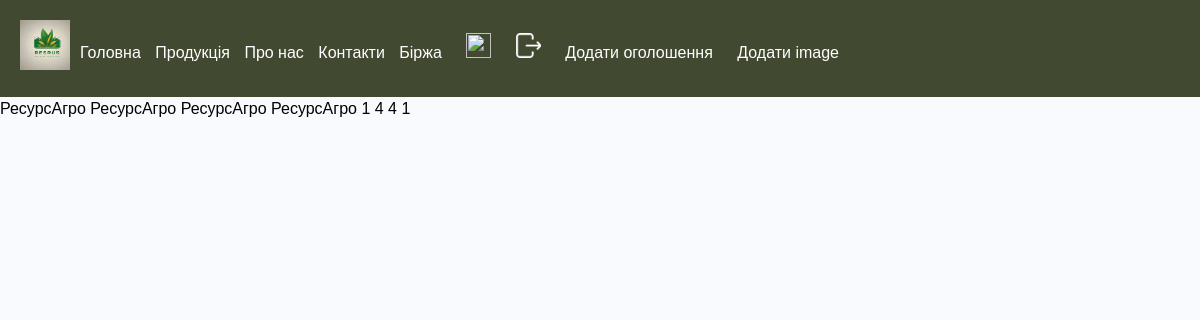
Screenshot of /exchange/not_my_profile/ (signed in) with the database file from the repository.
### exchange/models.py (models this page shows, shortened)
class ExchangePrice(models.Model):
    data=models.DateTimeField('Дата публікації')
    company=models.CharField('Ціна',max_length=230)
    typeOfProposition = models.CharField('Тип пропозиції', max_length=20)
    culture = models.CharField('Культура', max_length=20)
    volume= models.CharField("Об'єм", max_length=20)
    price = models.CharField('Ціна', max_length=230)
    condition = models.CharField("Умови", max_length=20)
    idcheck = models.CharField('ID:', max_length=230, blank=True)

### exchange/views.py (the view)
# urls.py: path('not_my_profile/', views.not_my_profile, name='not_my_profile'),
def not_my_profile (request):
    allmadel = ExchangePrice.objects.all()
    not_my_company_list=[]
    not_my_id_list=[]
    for el in allmadel:
        not_my_company=el.company
        not_my_id=el.idcheck
        not_my_company_list.append(not_my_company)
        not_my_id_list.append(not_my_id)
    print(not_my_id_list)
    print(not_my_company_list)
    return render(request, 'exchange/not_my_profile.html', {'not_my_company_list': not_my_company_list,'not_my_id_list':not_my_id_list})

### templates/exchange/not_my_profile.html
{% extends 'main/home.html'%}
{% block body %}
    {% for el in not_my_company_list %}
        {{ el }}
    {% endfor %}
    {% for ell in not_my_id_list %}
        {{ ell }}
    {% endfor %}
{% endblock %}

### main/static/main/css/style.css (style rules this page uses)
body, h1, h2, p, ul, li { margin: 0; padding: 0; }
body { font-family: Arial, sans-serif; line-height: 1.5; background-color: #f8fafd; }

### templates/main/home.html (style rules this page uses)
* { margin: 0; padding: 0; }

### rows the page displays
ExchangePrice: not_my_company_list "РесурсАгро"
ExchangePrice: not_my_company_list "РесурсАгро"
ExchangePrice: not_my_company_list "РесурсАгро"
ExchangePrice: not_my_company_list "РесурсАгро"

### other values shown
{{ ell }} "1" "4" "4" "1"
